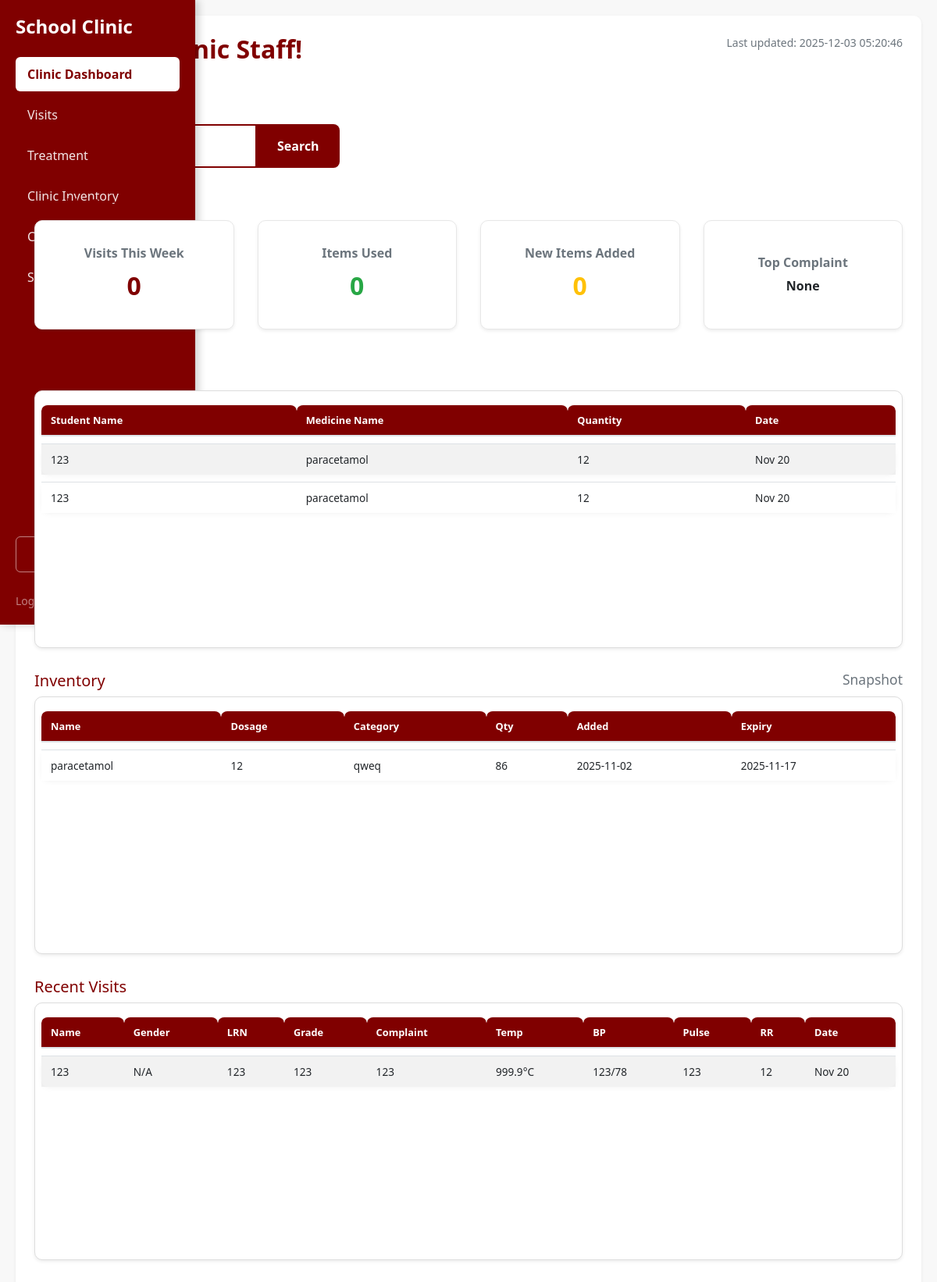
Page /dashboard_staff/index.php on the earlier database version.
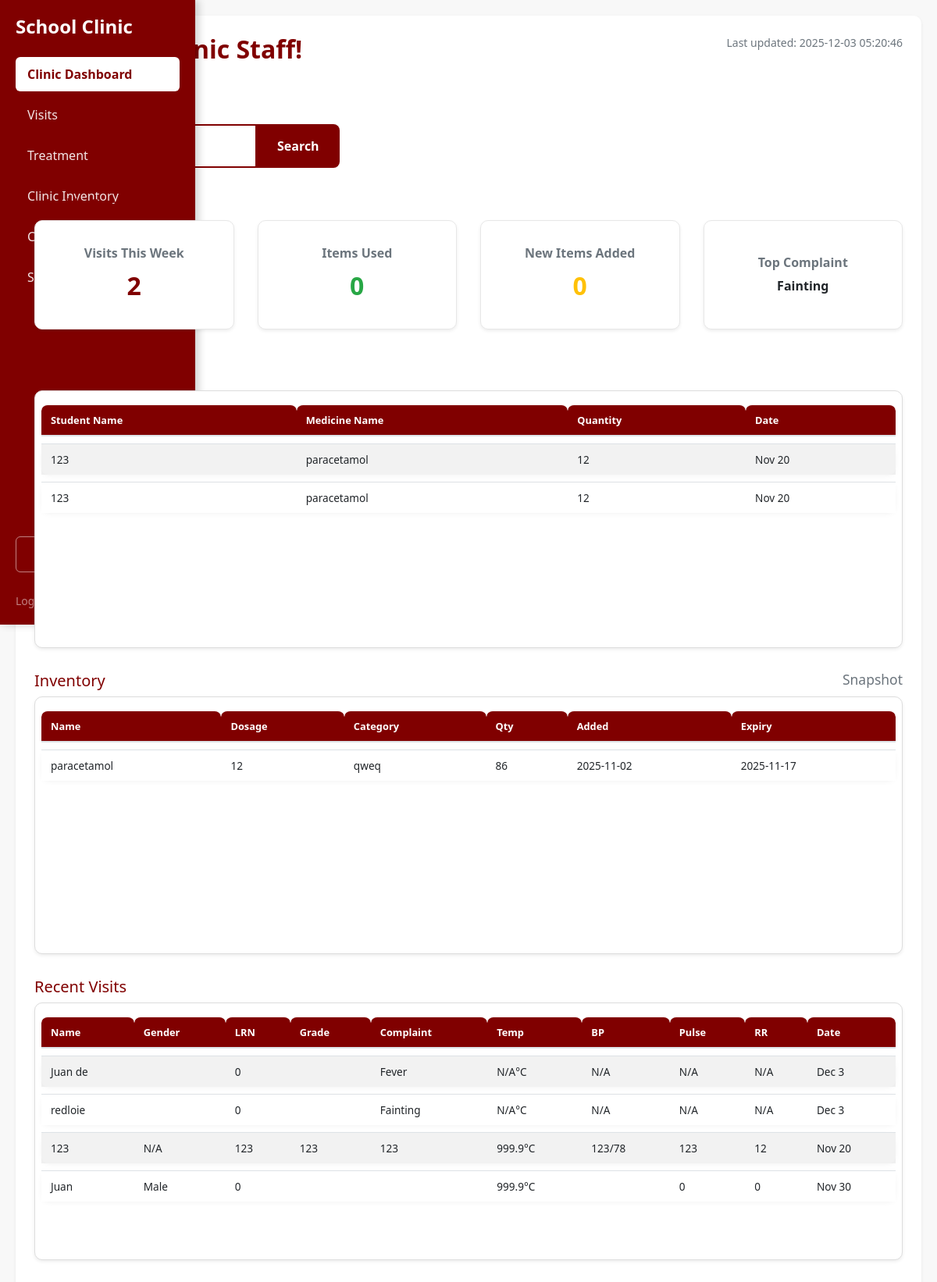
Same page on the later database version.
### tables this page shows
CREATE TABLE `transaction` (
  `transactionID` int(11) NOT NULL,
  `quantity` int(11) NOT NULL,
  `transactionDate` date NOT NULL,
  `itemID` int(11) DEFAULT NULL,
  `studentID` int(11) DEFAULT NULL,
  `remarks` varchar(255) DEFAULT NULL
);

CREATE TABLE `studentrecord` (
  `ID` int(11) NOT NULL,
  `name` varchar(32) NOT NULL,
  `idNum` int(11) NOT NULL,
  `gender` varchar(10) DEFAULT NULL,
  `role` varchar(50) NOT NULL DEFAULT 'Student',
  `department` varchar(30) NOT NULL,
  `section` varchar(50) DEFAULT NULL,
  `complaint` varchar(255) NOT NULL,
  `visitDate` date NOT NULL
);

CREATE TABLE `inventory` (
  `itemID` int(11) NOT NULL,
  `genericName` varchar(32) NOT NULL,
  `dosage` varchar(32) NOT NULL,
  `category` varchar(32) NOT NULL,
  `addDate` date NOT NULL,
  `expDate` date NOT NULL,
  `quantity` int(11) NOT NULL
);

### dashboard_staff/pdo.php (called while the page is built, shortened)
<?php
class oop_class {
    private $conn;
    function __construct(){
        try {
            $connection = "mysql:host=" . SERVER . ";dbname=" . DBNAME . ";charset=utf8";
            $this->conn = new PDO($connection, USER, PASS);
            $this->conn->setAttribute(PDO::ATTR_ERRMODE, PDO::ERRMODE_EXCEPTION);
        } catch (PDOException $e) {
            echo "<script>alert('Connection Failed');</script>";
        }
    }
    public function show_inventory(){
        $select = "SELECT * FROM inventory";
        $stmt = $this->conn->prepare($select);
        $stmt->execute();
        return $stmt;
    }
    public function show_transactions(){
        $select = "
            SELECT
                t.transactionID,
                t.quantity,
                t.transactionDate,
                i.genericName AS medicineName,
                s.name AS studentName
            FROM transaction t
            LEFT JOIN inventory i ON t.itemID = i.itemID
            LEFT JOIN studentrecord s ON t.studentID = s.ID
            ORDER BY t.transactionID DESC
        ";
        $stmt = $this->conn->prepare($select);
        $stmt->execute();
        return $stmt;
    }
    public function show_studentRecords_with_vitals(){
        $select = "
            SELECT
            sr.*,
            sv.temperature,
            sv.bloodPressure,
            sv.pulse,
            sv.respiratoryRate,
            sv.vitalDate
            FROM studentrecord sr
            LEFT JOIN student_vitals sv ON sr.ID = sv.studentID
            AND sv.vitalDate = (
                SELECT MAX(vitalDate)
                FROM student_vitals sv2
                WHERE sv2.studentID = sr.ID
            )
            ORDER BY sr.visitDate DESC
        ";
        $stmt = $this->conn->prepare($select);
        $stmt->execute();
        return $stmt;
        }
}
?>

### dashboard_staff/index.php (the view, shortened to what the rows shown need)
<?php
include 'pdo.php';
$oop = new oop_class();
$fetch_inventory = $oop->show_inventory();
$fetch_studentRecords = $oop->show_studentRecords_with_vitals();
$fetch_transactions = $oop->show_transactions();
include '../sidebar/sidebar.php';
?>
<!DOCTYPE html>
<html lang="en">
<head>
</head>
<body class="bg-light">
<div class="main-content">
    <div class="bg-white rounded p-4 shadow-sm">
        <div class="d-flex justify-content-between flex-wrap">
            <div>
                <h2 class="fw-bold mb-1">Welcome, Clinic Staff!</h2>
            </div>
        </div>
        <div class="row g-4 mt-2">
            <div class="col-lg-6">
                <div class="table-responsive bg-white rounded shadow-sm p-2" style="max-height: 350px; overflow-y: auto;">
                    <?php
                    if ($fetch_transactions && $fetch_transactions->rowCount() > 0) {
                        echo '<table class="table table-striped table-hover mb-0 small">';
                        echo '<thead class="table-light sticky-top" style="background-color: #f8f9fa;">
                                <tr>
                                    <th>Student Name</th>
                                    <th>Medicine Name</th>
                                    <th>Quantity</th>
                                    <th>Date</th>
                                </tr>
                            </thead><tbody>';
                        $fetch_transactions->execute();
                        while ($row = $fetch_transactions->fetch(PDO::FETCH_ASSOC)) {
                            echo "<tr>
                                    <td>" . htmlspecialchars($row['studentName'] ?? 'N/A') . "</td>
                                    <td>" . htmlspecialchars($row['medicineName'] ?? 'N/A') . "</td>
                                    <td>" . htmlspecialchars($row['quantity']) . "</td>
                                    <td>" . date('M j', strtotime($row['transactionDate'])) . "</td>
                                </tr>";
                        }
                        echo '</tbody></table>';
                    } else {
                        echo '<div class="p-4 text-center text-muted">No Transactions.</div>';
                    }
                    ?>
                </div>
            </div>
            <div class="col-lg-6">
                <div class="table-responsive bg-white rounded shadow-sm p-2" style="max-height: 350px; overflow-y: auto;">
                    <?php
                    if ($fetch_inventory && $fetch_inventory->rowCount() > 0) {
                        echo '<table class="table table-sm mb-0 small">';
                        echo '<thead class="table-light">
                                <tr>
                                    <th>Name</th>
                                    <th>Dosage</th>
                                    <th>Category</th>
                                    <th>Qty</th>
                                    <th>Added</th>
                                    <th>Expiry</th>
                                </tr>
                            </thead><tbody>';
                        while ($row = $fetch_inventory->fetch(PDO::FETCH_ASSOC)) {
                            echo "<tr>
                                    <td>" . htmlspecialchars($row['genericName']) . "</td>
                                    <td>" . htmlspecialchars($row['dosage']) . "</td>
                                    <td>" . htmlspecialchars($row['category']) . "</td>
                                    <td>" . htmlspecialchars($row['quantity']) . "</td>
                                    <td>" . htmlspecialchars($row['addDate']) . "</td>
                                    <td>" . htmlspecialchars($row['expDate']) . "</td>
                                </tr>";
                        }
                        echo '</tbody></table>';
                    } else {
                        echo '<div class="p-4 text-center text-muted">No Inventory Records.</div>';
                    }
                    ?>
                </div>
            </div>
            <div class="col-12">
                <div class="table-responsive bg-white rounded shadow-sm p-2" style="max-height: 350px; overflow-y: auto;">
                    <?php
                    if ($fetch_studentRecords && $fetch_studentRecords->rowCount() > 0) {
                        echo '<table class="table table-striped table-hover mb-0 small">';
                        echo '<thead class="table-light sticky-top" style="background-color: #f8f9fa;">
                                <tr>
                                    <th>Name</th>
                                    <th>Gender</th>
                                    <th>LRN</th>
                                    <th>Grade</th>
                                    <th>Complaint</th>
                                    <th>Temp</th>
                                    <th>BP</th>
                                    <th>Pulse</th>
                                    <th>RR</th>
                                    <th>Date</th>
                                </tr>
                            </thead><tbody>';
                        $fetch_studentRecords->execute();
                        while ($row = $fetch_studentRecords->fetch(PDO::FETCH_ASSOC)) {
                            echo "<tr>
                                    <td>" . htmlspecialchars($row['name']) . "</td>
                                    <td>" . htmlspecialchars($row['gender'] ?? 'N/A') . "</td>
                                    <td>" . htmlspecialchars($row['idNum']) . "</td>
                                    <td>" . htmlspecialchars($row['department']) . "</td>
                                    <td>" . htmlspecialchars($row['complaint']) . "</td>
                                    <td>" . htmlspecialchars($row['temperature'] ?? 'N/A') . "°C</td>
                                    <td>" . htmlspecialchars($row['bloodPressure'] ?? 'N/A') . "</td>
                                    <td>" . htmlspecialchars($row['pulse'] ?? 'N/A') . "</td>
                                    <td>" . htmlspecialchars($row['respiratoryRate'] ?? 'N/A') . "</td>
                                    <td>" . date('M j', strtotime($row['visitDate'])) . "</td>
                                </tr>";
                        }
                        echo '</tbody></table>';
                    } else {
                        echo '<div class="p-4 text-center text-muted">No recent visits.</div>';
                    }
                    ?>
                </div>
            </div>
        </div>
    </div>
</div>
</body>
</html>

Differences in the rows shown:
added studentrecord: name "Juan de", idNum "0", complaint "Fever", temperature "N/A", bloodPressure "N/A", pulse "N/A", respiratoryRate "N/A", visitDate "Dec 3"
added studentrecord: name "redloie", idNum "0", complaint "Fainting", temperature "N/A", bloodPressure "N/A", pulse "N/A", respiratoryRate "N/A", visitDate "Dec 3"
added studentrecord: name "Juan", gender "Male", idNum "0", temperature "999.9", pulse "0", respiratoryRate "0", visitDate "Nov 30"
Other differences:
$weekly_visits: "0" → "2"
$common_complaint: "None" → "Fainting"
